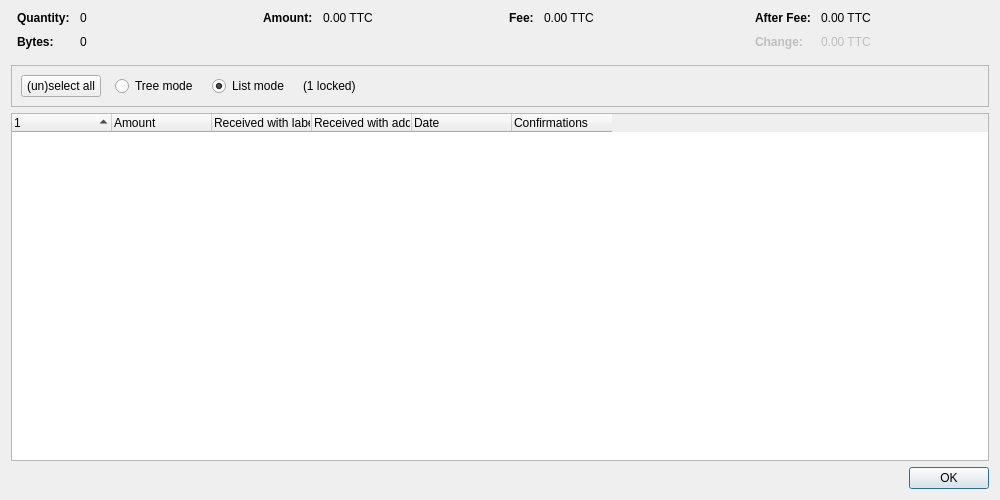
<?xml version="1.0" encoding="UTF-8"?>
<ui version="4.0">
 <class>CoinControlDialog</class>
 <widget class="QDialog" name="CoinControlDialog">
  <property name="geometry">
   <rect>
    <x>0</x>
    <y>0</y>
    <width>1000</width>
    <height>500</height>
   </rect>
  </property>
  <property name="windowTitle">
   <string>Coin Selection</string>
  </property>
  <layout class="QVBoxLayout" name="verticalLayout">
   <item>
    <layout class="QHBoxLayout" name="horizontalLayoutTop" stretch="0,0,0,0">
     <property name="topMargin">
      <number>0</number>
     </property>
     <property name="bottomMargin">
      <number>10</number>
     </property>
     <item>
      <layout class="QFormLayout" name="formLayoutCoinControl1">
       <property name="labelAlignment">
        <set>Qt::AlignLeft|Qt::AlignVCenter</set>
       </property>
       <property name="horizontalSpacing">
        <number>10</number>
       </property>
       <property name="verticalSpacing">
        <number>10</number>
       </property>
       <property name="leftMargin">
        <number>6</number>
       </property>
       <property name="rightMargin">
        <number>6</number>
       </property>
       <item row="0" column="0">
        <widget class="QLabel" name="labelCoinControlQuantityText">
         <property name="font">
          <font>
           <weight>75</weight>
           <bold>true</bold>
          </font>
         </property>
         <property name="text">
          <string>Quantity:</string>
         </property>
        </widget>
       </item>
       <item row="0" column="1">
        <widget class="QLabel" name="labelCoinControlQuantity">
         <property name="cursor">
          <cursorShape>IBeamCursor</cursorShape>
         </property>
         <property name="contextMenuPolicy">
          <enum>Qt::ActionsContextMenu</enum>
         </property>
         <property name="text">
          <string notr="true">0</string>
         </property>
         <property name="textInteractionFlags">
          <set>Qt::LinksAccessibleByMouse|Qt::TextSelectableByKeyboard|Qt::TextSelectableByMouse</set>
         </property>
        </widget>
       </item>
       <item row="1" column="0">
        <widget class="QLabel" name="labelCoinControlBytesText">
         <property name="font">
          <font>
           <weight>75</weight>
           <bold>true</bold>
          </font>
         </property>
         <property name="text">
          <string>Bytes:</string>
         </property>
        </widget>
       </item>
       <item row="1" column="1">
        <widget class="QLabel" name="labelCoinControlBytes">
         <property name="cursor">
          <cursorShape>IBeamCursor</cursorShape>
         </property>
         <property name="contextMenuPolicy">
          <enum>Qt::ActionsContextMenu</enum>
         </property>
         <property name="text">
          <string notr="true">0</string>
         </property>
         <property name="textInteractionFlags">
          <set>Qt::LinksAccessibleByMouse|Qt::TextSelectableByKeyboard|Qt::TextSelectableByMouse</set>
         </property>
        </widget>
       </item>
      </layout>
     </item>
     <item>
      <layout class="QFormLayout" name="formLayoutCoinControl2">
       <property name="horizontalSpacing">
        <number>10</number>
       </property>
       <property name="verticalSpacing">
        <number>10</number>
       </property>
       <property name="leftMargin">
        <number>6</number>
       </property>
       <property name="rightMargin">
        <number>6</number>
       </property>
       <item row="0" column="0">
        <widget class="QLabel" name="labelCoinControlAmountText">
         <property name="font">
          <font>
           <weight>75</weight>
           <bold>true</bold>
          </font>
         </property>
         <property name="text">
          <string>Amount:</string>
         </property>
        </widget>
       </item>
       <item row="0" column="1">
        <widget class="QLabel" name="labelCoinControlAmount">
         <property name="cursor">
          <cursorShape>IBeamCursor</cursorShape>
         </property>
         <property name="contextMenuPolicy">
          <enum>Qt::ActionsContextMenu</enum>
         </property>
         <property name="text">
          <string notr="true">0.00 TTC</string>
         </property>
         <property name="textInteractionFlags">
          <set>Qt::LinksAccessibleByMouse|Qt::TextSelectableByKeyboard|Qt::TextSelectableByMouse</set>
         </property>
        </widget>
       </item>
      </layout>
     </item>
     <item>
      <layout class="QFormLayout" name="formLayoutCoinControl3">
       <property name="horizontalSpacing">
        <number>10</number>
       </property>
       <property name="verticalSpacing">
        <number>10</number>
       </property>
       <property name="leftMargin">
        <number>6</number>
       </property>
       <property name="rightMargin">
        <number>6</number>
       </property>
       <item row="0" column="0">
        <widget class="QLabel" name="labelCoinControlFeeText">
         <property name="font">
          <font>
           <weight>75</weight>
           <bold>true</bold>
          </font>
         </property>
         <property name="text">
          <string>Fee:</string>
         </property>
        </widget>
       </item>
       <item row="0" column="1">
        <widget class="QLabel" name="labelCoinControlFee">
         <property name="cursor">
          <cursorShape>IBeamCursor</cursorShape>
         </property>
         <property name="contextMenuPolicy">
          <enum>Qt::ActionsContextMenu</enum>
         </property>
         <property name="text">
          <string notr="true">0.00 TTC</string>
         </property>
         <property name="textInteractionFlags">
          <set>Qt::LinksAccessibleByMouse|Qt::TextSelectableByKeyboard|Qt::TextSelectableByMouse</set>
         </property>
        </widget>
       </item>
      </layout>
     </item>
     <item>
      <layout class="QFormLayout" name="formLayoutCoinControl4">
       <property name="labelAlignment">
        <set>Qt::AlignLeft|Qt::AlignVCenter</set>
       </property>
       <property name="horizontalSpacing">
        <number>10</number>
       </property>
       <property name="verticalSpacing">
        <number>10</number>
       </property>
       <property name="leftMargin">
        <number>6</number>
       </property>
       <property name="rightMargin">
        <number>6</number>
       </property>
       <item row="0" column="0">
        <widget class="QLabel" name="labelCoinControlAfterFeeText">
         <property name="font">
          <font>
           <weight>75</weight>
           <bold>true</bold>
          </font>
         </property>
         <property name="text">
          <string>After Fee:</string>
         </property>
        </widget>
       </item>
       <item row="0" column="1">
        <widget class="QLabel" name="labelCoinControlAfterFee">
         <property name="cursor">
          <cursorShape>IBeamCursor</cursorShape>
         </property>
         <property name="contextMenuPolicy">
          <enum>Qt::ActionsContextMenu</enum>
         </property>
         <property name="text">
          <string notr="true">0.00 TTC</string>
         </property>
         <property name="textInteractionFlags">
          <set>Qt::LinksAccessibleByMouse|Qt::TextSelectableByKeyboard|Qt::TextSelectableByMouse</set>
         </property>
        </widget>
       </item>
       <item row="1" column="0">
        <widget class="QLabel" name="labelCoinControlChangeText">
         <property name="enabled">
          <bool>false</bool>
         </property>
         <property name="font">
          <font>
           <weight>75</weight>
           <bold>true</bold>
          </font>
         </property>
         <property name="text">
          <string>Change:</string>
         </property>
        </widget>
       </item>
       <item row="1" column="1">
        <widget class="QLabel" name="labelCoinControlChange">
         <property name="enabled">
          <bool>false</bool>
         </property>
         <property name="cursor">
          <cursorShape>IBeamCursor</cursorShape>
         </property>
         <property name="contextMenuPolicy">
          <enum>Qt::ActionsContextMenu</enum>
         </property>
         <property name="text">
          <string notr="true">0.00 TTC</string>
         </property>
         <property name="textInteractionFlags">
          <set>Qt::LinksAccessibleByMouse|Qt::TextSelectableByKeyboard|Qt::TextSelectableByMouse</set>
         </property>
        </widget>
       </item>
      </layout>
     </item>
    </layout>
   </item>
   <item>
    <widget class="QFrame" name="frame">
     <property name="minimumSize">
      <size>
       <width>0</width>
       <height>40</height>
      </size>
     </property>
     <property name="frameShape">
      <enum>QFrame::StyledPanel</enum>
     </property>
     <property name="frameShadow">
      <enum>QFrame::Sunken</enum>
     </property>
     <layout class="QHBoxLayout" name="horizontalLayout">
      <item>
       <layout class="QHBoxLayout" name="horizontalLayoutPanel" stretch="0,0,0,0,0">
        <property name="spacing">
         <number>14</number>
        </property>
        <item>
         <widget class="QPushButton" name="pushButtonSelectAll">
          <property name="sizePolicy">
           <sizepolicy hsizetype="Maximum" vsizetype="Fixed">
            <horstretch>0</horstretch>
            <verstretch>0</verstretch>
           </sizepolicy>
          </property>
          <property name="text">
           <string>(un)select all</string>
          </property>
          <property name="autoDefault">
           <bool>false</bool>
          </property>
         </widget>
        </item>
        <item>
         <widget class="QRadioButton" name="radioTreeMode">
          <property name="sizePolicy">
           <sizepolicy hsizetype="Maximum" vsizetype="Fixed">
            <horstretch>0</horstretch>
            <verstretch>0</verstretch>
           </sizepolicy>
          </property>
          <property name="text">
           <string>Tree mode</string>
          </property>
         </widget>
        </item>
        <item>
         <widget class="QRadioButton" name="radioListMode">
          <property name="sizePolicy">
           <sizepolicy hsizetype="Maximum" vsizetype="Fixed">
            <horstretch>0</horstretch>
            <verstretch>0</verstretch>
           </sizepolicy>
          </property>
          <property name="text">
           <string>List mode</string>
          </property>
          <property name="checked">
           <bool>true</bool>
          </property>
         </widget>
        </item>
        <item>
         <widget class="QLabel" name="labelLocked">
          <property name="text">
           <string notr="true">(1 locked)</string>
          </property>
         </widget>
        </item>
        <item>
         <spacer name="horizontalSpacer">
          <property name="orientation">
           <enum>Qt::Horizontal</enum>
          </property>
          <property name="sizeHint" stdset="0">
           <size>
            <width>40</width>
            <height>20</height>
           </size>
          </property>
         </spacer>
        </item>
       </layout>
      </item>
     </layout>
    </widget>
   </item>
   <item>
    <widget class="CoinControlTreeWidget" name="treeWidget">
     <property name="contextMenuPolicy">
      <enum>Qt::CustomContextMenu</enum>
     </property>
     <property name="sortingEnabled">
      <bool>false</bool>
     </property>
     <property name="columnCount">
      <number>6</number>
     </property>
     <attribute name="headerShowSortIndicator" stdset="0">
      <bool>true</bool>
     </attribute>
     <attribute name="headerStretchLastSection">
      <bool>false</bool>
     </attribute>
     <column>
      <property name="text">
       <string/>
      </property>
     </column>
     <column>
      <property name="text">
       <string>Amount</string>
      </property>
     </column>
     <column>
      <property name="text">
       <string>Received with label</string>
      </property>
     </column>
     <column>
      <property name="text">
       <string>Received with address</string>
      </property>
     </column>
     <column>
      <property name="text">
       <string>Date</string>
      </property>
     </column>
     <column>
      <property name="text">
       <string>Confirmations</string>
      </property>
      <property name="toolTip">
       <string>Confirmed</string>
      </property>
     </column>
     <column>
      <property name="text">
       <string/>
      </property>
     </column>
     <column>
      <property name="text">
       <string/>
      </property>
     </column>
     <column>
      <property name="text">
       <string/>
      </property>
     </column>
     <column>
      <property name="text">
       <string/>
      </property>
     </column>
    </widget>
   </item>
   <item>
    <widget class="QDialogButtonBox" name="buttonBox">
     <property name="orientation">
      <enum>Qt::Horizontal</enum>
     </property>
     <property name="standardButtons">
      <set>QDialogButtonBox::Ok</set>
     </property>
    </widget>
   </item>
  </layout>
 </widget>
 <customwidgets>
  <customwidget>
   <class>CoinControlTreeWidget</class>
   <extends>QTreeWidget</extends>
   <header>qt/coincontroltreewidget.h</header>
  </customwidget>
 </customwidgets>
 <resources/>
 <connections/>
</ui>
